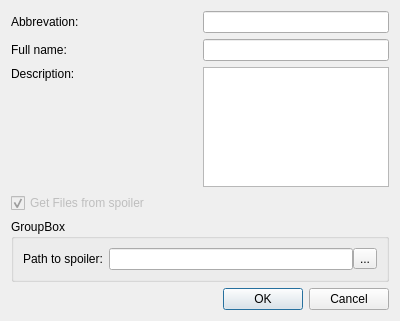
<?xml version="1.0" encoding="UTF-8"?>
<ui version="4.0">
 <class>CreateSetDialog</class>
 <widget class="QDialog" name="CreateSetDialog">
  <property name="geometry">
   <rect>
    <x>0</x>
    <y>0</y>
    <width>400</width>
    <height>321</height>
   </rect>
  </property>
  <property name="windowTitle">
   <string>Dialog</string>
  </property>
  <layout class="QVBoxLayout" name="verticalLayout">
   <item>
    <layout class="QGridLayout" name="gridLayout_2" columnstretch="1,1">
     <item row="0" column="0">
      <widget class="QLabel" name="label">
       <property name="sizePolicy">
        <sizepolicy hsizetype="Expanding" vsizetype="Preferred">
         <horstretch>0</horstretch>
         <verstretch>0</verstretch>
        </sizepolicy>
       </property>
       <property name="text">
        <string>Abbrevation:</string>
       </property>
      </widget>
     </item>
     <item row="0" column="1">
      <widget class="QLineEdit" name="editionLineEdit"/>
     </item>
     <item row="1" column="0">
      <widget class="QLabel" name="label_2">
       <property name="sizePolicy">
        <sizepolicy hsizetype="Expanding" vsizetype="Preferred">
         <horstretch>0</horstretch>
         <verstretch>0</verstretch>
        </sizepolicy>
       </property>
       <property name="text">
        <string>Full name:</string>
       </property>
      </widget>
     </item>
     <item row="1" column="1">
      <widget class="QLineEdit" name="editionNameLineEdit"/>
     </item>
     <item row="2" column="0">
      <widget class="QLabel" name="label_4">
       <property name="sizePolicy">
        <sizepolicy hsizetype="Expanding" vsizetype="Preferred">
         <horstretch>0</horstretch>
         <verstretch>0</verstretch>
        </sizepolicy>
       </property>
       <property name="text">
        <string>Description:</string>
       </property>
      </widget>
     </item>
     <item row="2" column="1" rowspan="2">
      <widget class="QPlainTextEdit" name="descriptionTextEdit">
       <property name="minimumSize">
        <size>
         <width>100</width>
         <height>0</height>
        </size>
       </property>
      </widget>
     </item>
     <item row="3" column="0">
      <spacer name="verticalSpacer_2">
       <property name="orientation">
        <enum>Qt::Vertical</enum>
       </property>
       <property name="sizeHint" stdset="0">
        <size>
         <width>20</width>
         <height>40</height>
        </size>
       </property>
      </spacer>
     </item>
    </layout>
   </item>
   <item>
    <widget class="QCheckBox" name="checkBox">
     <property name="enabled">
      <bool>false</bool>
     </property>
     <property name="text">
      <string>Get Files from spoiler</string>
     </property>
     <property name="checked">
      <bool>true</bool>
     </property>
    </widget>
   </item>
   <item>
    <widget class="QGroupBox" name="groupBox">
     <property name="enabled">
      <bool>true</bool>
     </property>
     <property name="title">
      <string>GroupBox</string>
     </property>
     <layout class="QGridLayout" name="gridLayout">
      <item row="0" column="0">
       <widget class="QLabel" name="label_3">
        <property name="enabled">
         <bool>true</bool>
        </property>
        <property name="text">
         <string>Path to spoiler:</string>
        </property>
       </widget>
      </item>
      <item row="0" column="1">
       <layout class="QHBoxLayout" name="horizontalLayout">
        <property name="spacing">
         <number>0</number>
        </property>
        <item>
         <widget class="QLineEdit" name="pathLineEdit"/>
        </item>
        <item>
         <widget class="QToolButton" name="fileDialogButton">
          <property name="text">
           <string>...</string>
          </property>
         </widget>
        </item>
       </layout>
      </item>
     </layout>
    </widget>
   </item>
   <item>
    <spacer name="verticalSpacer">
     <property name="orientation">
      <enum>Qt::Vertical</enum>
     </property>
     <property name="sizeHint" stdset="0">
      <size>
       <width>20</width>
       <height>40</height>
      </size>
     </property>
    </spacer>
   </item>
   <item>
    <widget class="QDialogButtonBox" name="buttonBox">
     <property name="orientation">
      <enum>Qt::Horizontal</enum>
     </property>
     <property name="standardButtons">
      <set>QDialogButtonBox::Cancel|QDialogButtonBox::Ok</set>
     </property>
    </widget>
   </item>
  </layout>
 </widget>
 <resources/>
 <connections>
  <connection>
   <sender>buttonBox</sender>
   <signal>accepted()</signal>
   <receiver>CreateSetDialog</receiver>
   <slot>accept()</slot>
   <hints>
    <hint type="sourcelabel">
     <x>224</x>
     <y>278</y>
    </hint>
    <hint type="destinationlabel">
     <x>157</x>
     <y>274</y>
    </hint>
   </hints>
  </connection>
  <connection>
   <sender>buttonBox</sender>
   <signal>rejected()</signal>
   <receiver>CreateSetDialog</receiver>
   <slot>reject()</slot>
   <hints>
    <hint type="sourcelabel">
     <x>292</x>
     <y>284</y>
    </hint>
    <hint type="destinationlabel">
     <x>286</x>
     <y>274</y>
    </hint>
   </hints>
  </connection>
  <connection>
   <sender>checkBox</sender>
   <signal>toggled(bool)</signal>
   <receiver>groupBox</receiver>
   <slot>setEnabled(bool)</slot>
   <hints>
    <hint type="sourcelabel">
     <x>99</x>
     <y>152</y>
    </hint>
    <hint type="destinationlabel">
     <x>103</x>
     <y>185</y>
    </hint>
   </hints>
  </connection>
 </connections>
</ui>
